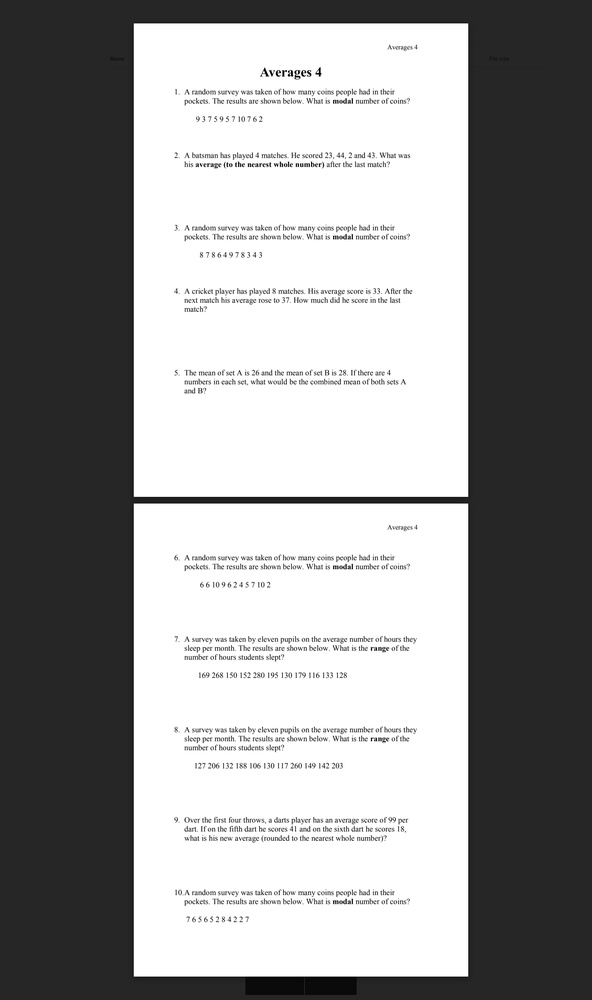
#> input picture files/example.jpg, 592 x 1000 px, shrunk from 2832 x 4782 before the run; its folder holds only this picture in this run
$ python all.py
#> lines starting #> are read from the running program, lines starting #| are printed output that depends on the picture
import os
from PIL import Image
import glob


def is_black(rgb_pixel_value):
    return rgb_pixel_value[0] < 50 \
           and rgb_pixel_value[0] == rgb_pixel_value[1] \
           and rgb_pixel_value[0] == rgb_pixel_value[2]


def find_first_none_black(image, start_i=0, start_j=0):
    size = image.size
    im_rgb = image.convert("RGB")
    for j in range(start_j, size[1]):
        for i in range(start_i, int(size[0] / 2)):
            rgb_pixel_value = im_rgb.getpixel((i, j))
            if not is_black(rgb_pixel_value):
                return i, j
    return None


def find_first_black_line(image, start_j=0):
    size = image.size
    im_rgb = image.convert("RGB")

    def is_black_line(j):
        for i in range(0, size[0]):
            rgb_pixel_value = im_rgb.getpixel((i, j))
            if not is_black(rgb_pixel_value):
                return False
        return True

    for j in range(start_j, size[1]):
        if is_black_line(j):
            return j
    return None


def handle_image(image):
    size = image.size
    start = (0, 0)
    i = 0
    while True:
        left = find_first_none_black(image, start[0], start[1])
        if not left:
            return

        right = find_first_black_line(image, left[1])
        if not right:
            return

        box = (left[0], left[1], size[0] - left[0], right)
        region = image.crop(box)
        outfile = f"{output_folder}/{i}.jpg"
        region.save(outfile)

        i += 1
        start = (0, right)


input_folder = "../files"

jpg_file_names_list = glob.glob(f"{input_folder}/*.jpg")

for file_name in jpg_file_names_list:
    im = Image.open(file_name)
#> im is the input picture: PIL image 592x1000 RGB; min 0, max 255, mean 150.4

    output_folder = os.path.splitext(file_name)[0]
    os.mkdir(output_folder)

    handle_image(im)
#> the loop in handle_image, `while True:` made 3 passes
#> (right, box, start) on passes 1 to 2: (497, (133, 23, 459, 497), (0, 497)), (977, (133, 503, 459, 977), (0, 977))
#> pass 1, in handle_image, `region = image.crop(box)`:
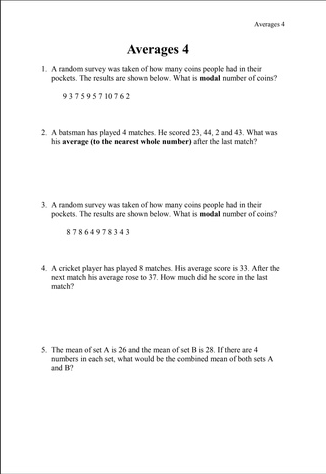
#> region: PIL image 326x474 RGB; min 0, max 255, mean 248.5
#> pass 2, in handle_image, `region = image.crop(box)`:
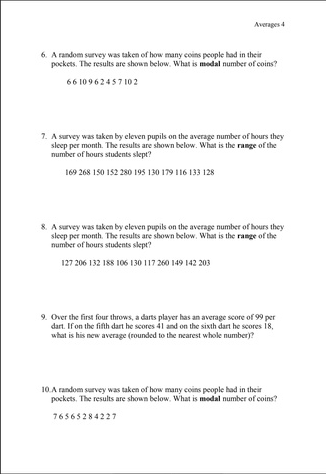
#> region: PIL image 326x474 RGB; min 10, max 255, mean 247
#> after the loop in handle_image, `while True:`: i = 2
